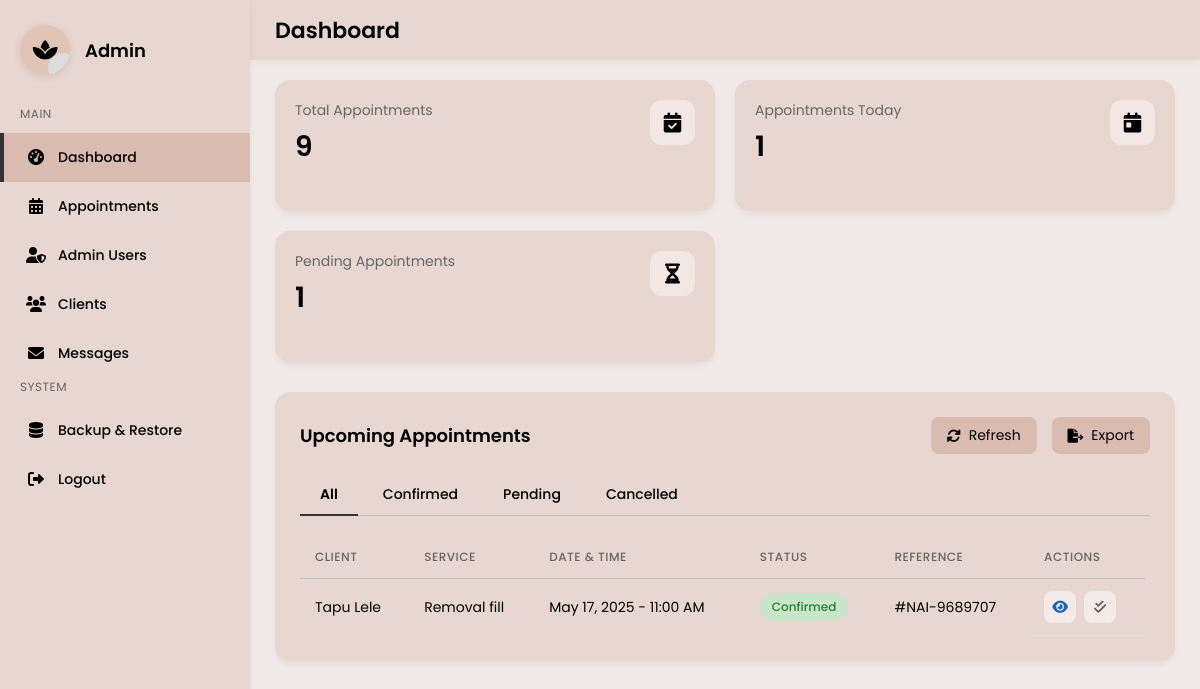
Page /admin-dashboard.php (signed in) on the committed database.
### tables this page shows
CREATE TABLE `bookings` (
  `id` int(11) NOT NULL AUTO_INCREMENT,
  `user_id` int(11) DEFAULT NULL,
  `name` varchar(100) NOT NULL,
  `email` varchar(100) NOT NULL,
  `phone` varchar(20) NOT NULL,
  `service` varchar(50) NOT NULL,
  `date` date NOT NULL,
  `time` varchar(10) NOT NULL,
  `notes` text DEFAULT NULL,
  `technician` varchar(50) DEFAULT 'TBD',
  `duration` int(11) DEFAULT NULL,
  `price` decimal(10,2) DEFAULT NULL,
  `reference_id` varchar(20) NOT NULL,
  `status` enum('pending','confirmed','completed','cancelled') DEFAULT 'pending',
  `created_at` timestamp NOT NULL DEFAULT current_timestamp(),
  PRIMARY KEY (`id`),
  KEY `user_id` (`user_id`),
  CONSTRAINT `bookings_ibfk_1` FOREIGN KEY (`user_id`) REFERENCES `users` (`id`) ON DELETE SET NULL
);

CREATE TABLE `users` (
  `id` int(11) NOT NULL AUTO_INCREMENT,
  `first_name` varchar(50) NOT NULL,
  `last_name` varchar(50) NOT NULL,
  `email` varchar(100) NOT NULL,
  `phone` varchar(20) NOT NULL,
  `password` varchar(255) NOT NULL,
  `created_at` timestamp NOT NULL DEFAULT current_timestamp(),
  `verification_token` varchar(64) DEFAULT NULL,
  `token_expiry` datetime DEFAULT NULL,
  `is_verified` tinyint(1) NOT NULL DEFAULT 0,
  PRIMARY KEY (`id`),
  UNIQUE KEY `email` (`email`),
  KEY `idx_email_token` (`email`,`verification_token`),
  KEY `idx_is_verified` (`is_verified`),
  KEY `idx_created_at` (`created_at`),
  KEY `idx_full_name` (`first_name`,`last_name`)
);

### admin-dashboard.php (the view, shortened to what this page needs)
<?php
$conn = mysqli_connect("localhost", "root", "", "nail_architect_db");
$appointments_query = "SELECT b.*, u.first_name, u.last_name
                       FROM bookings b
                       LEFT JOIN users u ON b.user_id = u.id
                       WHERE b.date >= DATE_SUB(CURDATE(), INTERVAL 1 DAY)
                       ORDER BY b.date ASC, b.time ASC";
$appointments = mysqli_query($conn, $appointments_query);
$total_appointments_query = "SELECT COUNT(*) as total FROM bookings";
$appointments_today_query = "SELECT COUNT(*) as today FROM bookings WHERE date = CURDATE()";
$pending_appointments_query = "SELECT COUNT(*) as pending FROM bookings WHERE status = 'pending'";
$total_appointments = mysqli_query($conn, $total_appointments_query)->fetch_assoc()['total'];
$appointments_today = mysqli_query($conn, $appointments_today_query)->fetch_assoc()['today'];
$pending_appointments = mysqli_query($conn, $pending_appointments_query)->fetch_assoc()['pending'];
?>
<!DOCTYPE html>
<html lang="en">
<head>
    <link rel="stylesheet" href="https://cdnjs.cloudflare.com/ajax/libs/font-awesome/6.0.0-beta3/css/all.min.css">
</head>
<body>
    <div class="sidebar">
        <div class="logo-container">
            <div class="logo">
                <i class="fas fa-spa" style="font-size: 22px; z-index: 1;"></i>
            </div>
            <div class="admin-title">Admin</div>
        </div>
        <div class="nav-menu">
    <div class="menu-section">MAIN</div>
    <div class="menu-item active" onclick="window.location.href='admin-dashboard.php'">
        <div class="menu-icon"><i class="fas fa-tachometer-alt"></i></div>
        <div class="menu-text">Dashboard</div>
    </div>
    <div class="menu-item" onclick="window.location.href='admin-appointments.php'">
        <div class="menu-icon"><i class="fas fa-calendar-alt"></i></div>
        <div class="menu-text">Appointments</div>
    </div>
     <div class="menu-item" onclick="window.location.href='admin-management.php'">
    <div class="menu-icon"><i class="fas fa-user-shield"></i></div>
    <div class="menu-text">Admin Users</div>
</div>
    <div class="menu-item" onclick="window.location.href='clients.php'">
        <div class="menu-icon"><i class="fas fa-users"></i></div>
        <div class="menu-text">Clients</div>
    </div>
    <div class="menu-item" onclick="window.location.href='admin-messages.php'">
        <div class="menu-icon"><i class="fas fa-envelope"></i></div>
        <div class="menu-text">Messages</div>
    </div>
    <div class="menu-section">SYSTEM</div>
    <div class="menu-item" onclick="window.location.href='admin-backup.php'">
        <div class="menu-icon"><i class="fas fa-database"></i></div>
        <div class="menu-text">Backup & Restore</div>
    </div>
    <div class="menu-item" onclick="window.location.href='logout.php'">
    <div class="menu-icon"><i class="fas fa-sign-out-alt"></i></div>
    <div class="menu-text">Logout</div>
</div>
</div>
    </div>
    <div class="top-bar">
        <div class="page-title">Dashboard</div>
    </div>
    <div class="content-wrapper">
        <div class="dashboard-grid">
            <div class="stat-card">
                <div class="stat-header">
                    <div>
                        <div class="stat-title">Total Appointments</div>
                        <div class="stat-value"><?php echo $total_appointments; ?></div>
                    </div>
                    <div class="stat-icon">
                        <i class="fas fa-calendar-check"></i>
                    </div>
                </div>
            </div>
            <div class="stat-card">
                <div class="stat-header">
                    <div>
                        <div class="stat-title">Appointments Today</div>
                        <div class="stat-value"><?php echo $appointments_today; ?></div>
                    </div>
                    <div class="stat-icon">
                        <i class="fas fa-calendar-day"></i>
                    </div>
                </div>
            </div>
            <div class="stat-card">
                <div class="stat-header">
                    <div>
                        <div class="stat-title">Pending Appointments</div>
                        <div class="stat-value"><?php echo $pending_appointments; ?></div>
                    </div>
                    <div class="stat-icon">
                        <i class="fas fa-hourglass-half"></i>
                    </div>
                </div>
            </div>
        </div>
        <div class="content-section">
            <div class="section-header">
                <div class="section-title">Upcoming Appointments</div>
                <div class="section-controls">
                    <div class="control-button" id="refresh-btn">
                        <i class="fas fa-sync-alt"></i> Refresh
                    </div>
                    <div class="control-button export-btn">
                        <i class="fas fa-file-export"></i> Export
                    </div>
                </div>
            </div>
            <div class="tabs">
                <div class="tab active" data-tab="all">All</div>
                <div class="tab" data-tab="confirmed">Confirmed</div>
                <div class="tab" data-tab="pending">Pending</div>
                <div class="tab" data-tab="cancelled">Cancelled</div>
            </div>
            <div class="appointments-wrapper <?php echo mysqli_num_rows($appointments) > 5 ? 'has-scroll' : ''; ?>">
                <div class="appointments-scroll">
                    <table class="appointments-table">
                        <thead>
                            <tr>
                                <th>CLIENT</th>
                                <th>SERVICE</th>
                                <th>DATE & TIME</th>
                                <th>STATUS</th>
                                <th>REFERENCE</th>
                                <th>ACTIONS</th>
                            </tr>
                        </thead>
                        <tbody>
                            <?php
                            if (mysqli_num_rows($appointments) > 0):
                                mysqli_data_seek($appointments, 0);
                                while ($appointment = mysqli_fetch_assoc($appointments)):
                            ?>
                                    <tr>
                                        <td>
                                            <?php
                                            if ($appointment['user_id']) {
                                                echo htmlspecialchars($appointment['first_name'] . ' ' . $appointment['last_name']);
                                            } else {
                                                echo htmlspecialchars($appointment['name']);
                                            }
                                            ?>
                                        </td>
                                        <td>
                                            <?php
                                            $service_name = ucfirst(str_replace('-', ' ', $appointment['service']));
                                            echo htmlspecialchars($service_name);
                                            ?>
                                        </td>
                                        <td>
                                            <?php
                                            echo date('M j, Y', strtotime($appointment['date'])) . ' - ';
                                            echo date('g:i A', strtotime($appointment['time']));
                                            ?>
                                        </td>
                                        <td>
                                            <span class="status-badge status-<?php echo strtolower($appointment['status']); ?>">
                                                <?php echo ucfirst($appointment['status']); ?>
                                            </span>
                                        </td>
                                        <td>
                                            <?php
                                            if (!empty($appointment['reference_id'])) {
                                                echo "#" . htmlspecialchars($appointment['reference_id']);
                                            } else {
                                                echo "<span style='color: #c62828;'>No Ref</span>";
                                            }
                                            ?>
                                        </td>
                                        <td class="action-cell">
                                            <div class="action-button view-button" title="View Details" data-id="<?php echo $appointment['id']; ?>">
                                                <i class="fas fa-eye"></i>
                                            </div>
                                            <?php if ($appointment['status'] == 'pending'): ?>
                                                <div class="action-button approve-button" title="Approve" data-id="<?php echo $appointment['id']; ?>">
                                                    <i class="fas fa-check"></i>
                                                </div>
                                                <div class="action-button reject-button" title="Reject" data-id="<?php echo $appointment['id']; ?>">
                                                    <i class="fas fa-times"></i>
                                                </div>
                                            <?php elseif ($appointment['status'] == 'confirmed'): ?>
                                                <div class="action-button complete-button" title="Mark as Completed" data-id="<?php echo $appointment['id']; ?>">
                                                    <i class="fas fa-check-double"></i>
                                                </div>
                                            <?php endif; ?>
                                        </td>
                                    </tr>
                        <?php endwhile; ?>
                    <?php else: ?>
                        <tr>
                            <td colspan="6" style="text-align: center; padding: 20px;">No upcoming appointments found.</td>
                        </tr>
                    <?php endif; ?>
                </tbody>
            </table>
        </div>
    </div>
</body>
</html>

### rows in the picture
bookings: user.last_name "Tapu Lele", service "Removal fill", date "May 17, 2025", time "11:00 AM", status "Confirmed", reference "NAI-9689707"

### other values in the picture
$total_appointments "9"
$appointments_today "1"
$pending_appointments "1"
